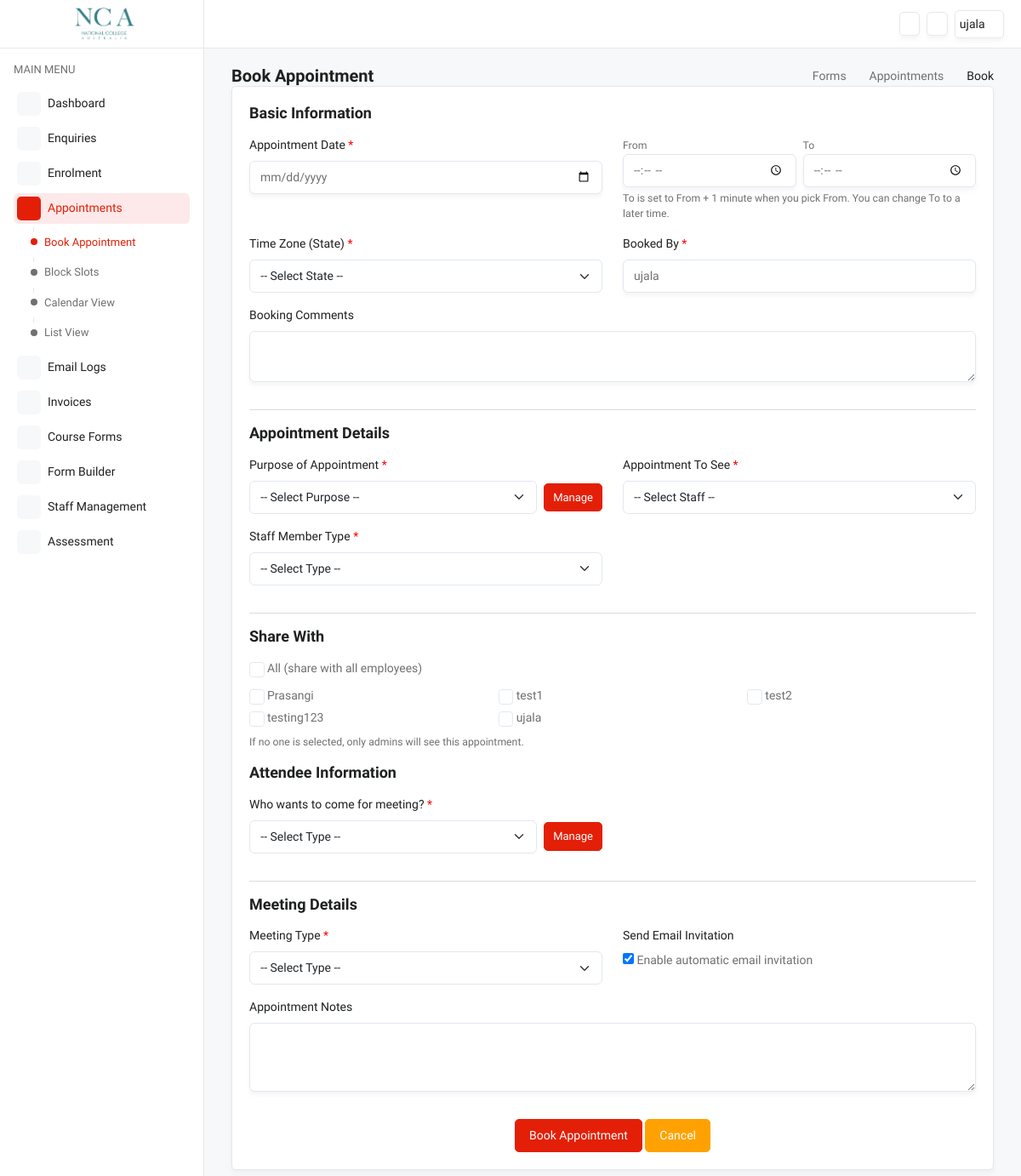
The app's page /appointment_booking.php (signed in) with its own data.
### tables this page shows
CREATE TABLE `users` (
  `user_id` int(11) NOT NULL,
  `user_log_id` varchar(255) NOT NULL DEFAULT '0',
  `user_name` varchar(255) NOT NULL,
  `user_email` varchar(255) NOT NULL,
  `user_password` varchar(255) NOT NULL,
  `user_type` tinyint(1) NOT NULL,
  `user_status` tinyint(1) NOT NULL DEFAULT 0,
  `created_date` timestamp NOT NULL DEFAULT current_timestamp(),
  `modified_date` timestamp NULL DEFAULT NULL
);

### appointment_booking.php (the view, shortened to what the rows shown need)
<?php include('includes/dbconnect.php'); ?>
<?php
if(@$_SESSION['user_type']!=''){
    $usersForShare = mysqli_query($connection, "SELECT user_id, user_name FROM users WHERE user_status != 1 ORDER BY user_name");
?>
<!doctype html>
<html lang="en">
    <head>
        <?php include('includes/app_includes.php'); ?>
        <link href="https://cdn.jsdelivr.net/npm/fullcalendar@5.11.5/main.min.css" rel="stylesheet" />
    </head>
    <body>
        <div class="main-wrapper">
            <div class="page-wrapper">
                <div class="content pb-0">
                    <div class="container-fluid">
                        <div class="row">
                            <div class="col-xl-12">
                                <div class="card">
                                    <div class="card-body">
                                        <form id="appointment_form" novalidate>
                                            <div class="row">
                                                <div class="col-md-12">
                                                    <div class="mb-3">
                                                        <?php
                                                        $selectedShare = array();
                                                        $shareAll = false;
                                                        ?>
                                                        <div class="row">
                                                            <?php
                                                            mysqli_data_seek($usersForShare, 0);
                                                            while($u = mysqli_fetch_array($usersForShare)){
                                                                $uid = (int)$u['user_id'];
                                                                $checked = $shareAll || in_array($uid, $selectedShare) ? 'checked' : '';
                                                                echo '<div class="col-md-4"><div class="form-check">';
                                                                echo '<input class="form-check-input share-with-item" type="checkbox" name="share_with[]" id="share_with_'.$uid.'" value="'.$uid.'" '.$checked.'>';
                                                                echo '<label class="form-check-label" for="share_with_'.$uid.'">'.htmlspecialchars($u['user_name']).'</label>';
                                                                echo '</div></div>';
                                                            }
                                                            ?>
                                                        </div>
                                                    </div>
                                                </div>
                                            </div>
                                        </form>
                                    </div>
                                </div>
                            </div>
                        </div>
                    </div>
                </div>
            </div>
        </div>
    </body>
</html>
<?php }else{
    header("Location: index.php");
}
?>

### records on screen
users: user_name "Prasangi"
users: user_name "test1"
users: user_name "test2"
users: user_name "testing123"
users: user_name "ujala"
